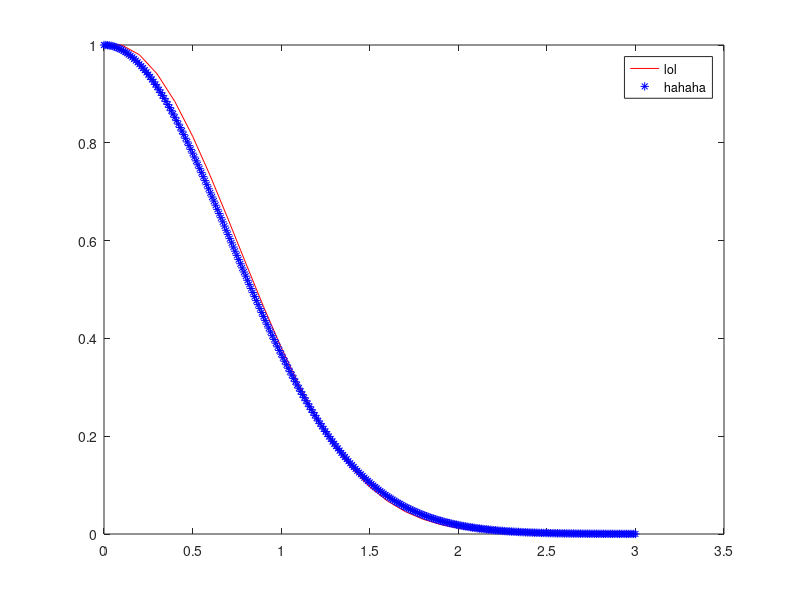

Reproduce this figure in MATLAB.
N = 1000;
s = 0;

for i = 1:N % i from 1 to N 
      s = s + i^2;
end
%% for loop implment 

disp(s);

disp(sum([1:1000] .^2)); %[a:b] from a to b individual vector, .^2 operator to each 
%vector, sum is adder


if N > s
    disp(s);
    disp(1);
elseif N == s
    disp(N);
    disp(2);
else 
    disp(3);
end


%finding the minium val

minval = inf; %pick sth bigger than any other val

%for x = -2:0.1:2 %from -2 to 2, step is 0.1
 %   for y = -2:0.1:2
  %      val = x*y*sin(2*x-y);
   %     if val < minval %compair with previus value
    %        minval = val; %update the new value;
     %       xmin = x;
     %       ymin = y;
     %   end
    %end 
%end
%xmin
%ymin

%Euler's method involve the for loop to find the next val
%% problem;
%dy/dx = -2xy
%y(0) = 1;
%%
%1. setep the siz of the step size 
h = 0.1;
X = 3; %max val 
N = round(X/h); %we need to go from x = 0 to x = X in increament of h

%init val for x and y
x1 = zeros(1,N+1); %make a vector full of 0s woth size of N+1
y1 = zeros(1,N+1);

%set the init conditaiton
x1(1) = 0;
y1(1) = 1;

for i = 1:N
    x1(i+1) = x1(i) + h; % x increasing by step size h each iteration 
    y1(i+1) = y1(i) + h*(-2*x1(i)*y1(i));
end

x = 0:0.01:3;
yExact = exp(-x.^2);

plot(x1,y1,'r',x,yExact,'*b'); %red line
legend("lol","hahaha");


